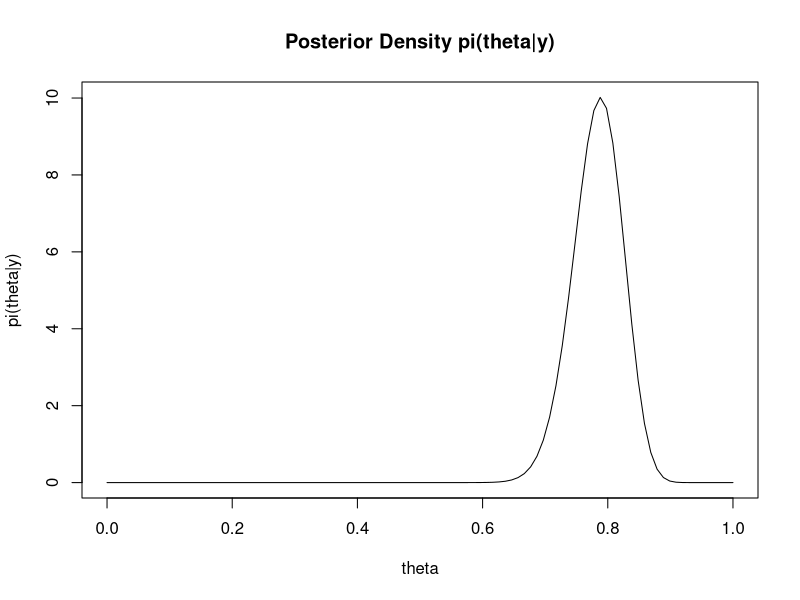
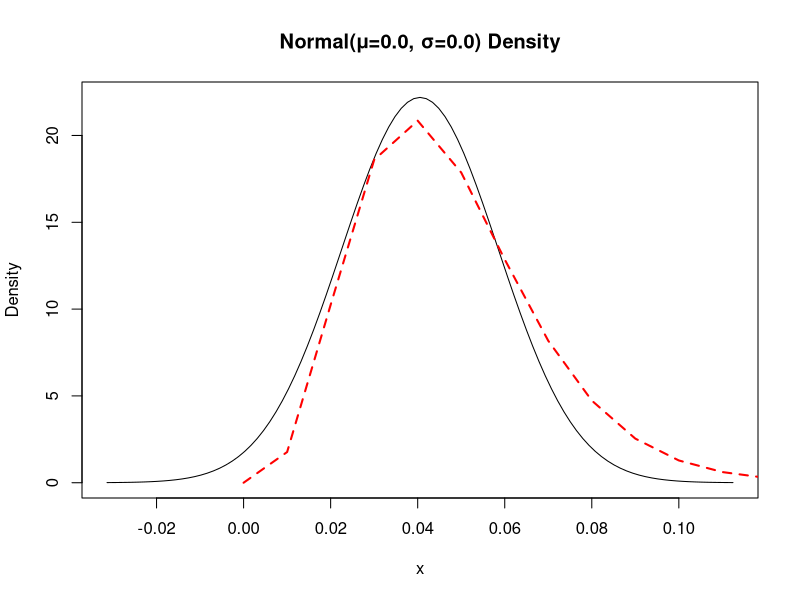
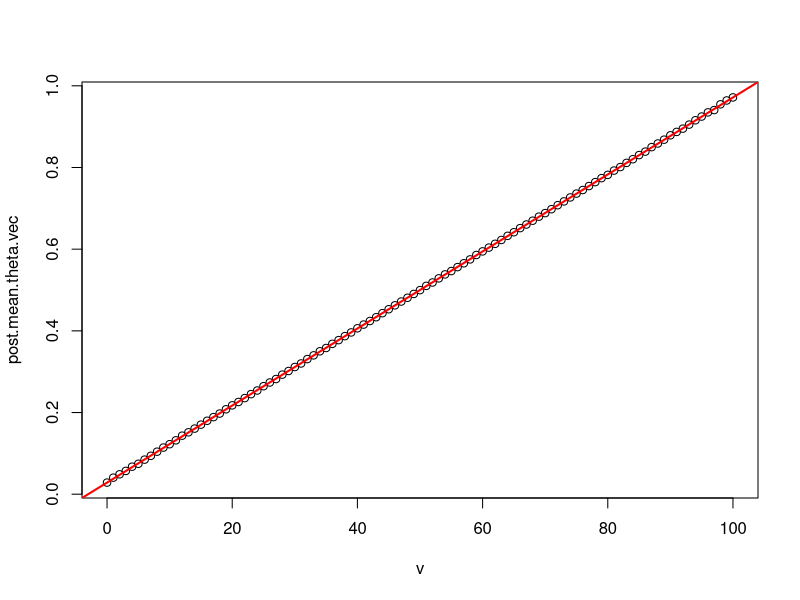
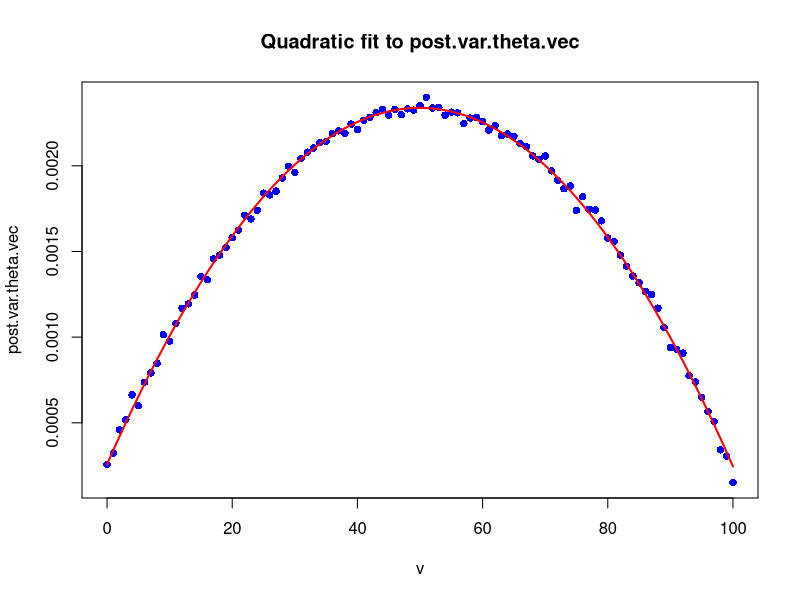

The R source for these figures, in order:
## ---- chunk 1
knitr::opts_chunk$set(echo = TRUE)
## ---- chunk 2
y <- 80
N <- 100
alpha <- 3
beta <- 3

plot(seq(0,1,len=100), dbeta(seq(0,1,len=100), y+alpha, N-y+beta), 
     type='l', ylab="pi(theta|y)", xlab="theta", 
     main="Posterior Density pi(theta|y)")
## ---- chunk 3

# number of pairs (theta, y)
M <- 10^6

# create vectors to store the pairs
theta.vec <- rep(NA, M)
y.vec <- rep(NA, M)

for (i in 1:M) {
  
  # draw theta from the prior
  theta.vec[i] <- rbeta(1, alpha, beta)
  
  # simulate data (i.e. success) from the model 
  # using the value of theta drawn above
  y.vec[i] <- rbinom(1, size = N, prob = theta.vec[i])
  
}

# put them into a matrix
out.mat <- cbind(theta.vec, y.vec)

# create a list to store the samples theta values corresponding to different values of y
theta.list <- vector('list', length = N+1)

for (i in 0:N) {
  
  # find the indices for which y = 0, y=1, ... 
  
  sel.index <- which(out.mat[,2]==i)
  
  # put the corresponding theta values into the list's element. 
  theta.list[[i+1]] <- out.mat[sel.index, 1]
  
}

# extract posterior mean, variance and st dev for each posterior of theta | y 
post.mean.theta.vec <- sapply(theta.list, mean)
post.var.theta.vec <- sapply(theta.list, var)
post.sd.theta.vec <- sapply(theta.list, sd)
## ---- chunk 4

i = 2

# Plot the density f(x) = dnorm(x; mu, sigma) from x = mu−4σ to mu+4σ
curve(
  dnorm(x, mean = post.mean.theta.vec[i], sd = post.sd.theta.vec[i]),
  from = post.mean.theta.vec[i] - 4*post.sd.theta.vec[i],
  to   = post.mean.theta.vec[i] + 4*post.sd.theta.vec[i],
  xlab = "x",
  ylab = "Density",
  main = sprintf("Normal(μ=%.1f, σ=%.1f) Density",  post.mean.theta.vec[i],  post.sd.theta.vec[i])
)

curve(
  dbeta(x, shape1 = i+alpha, shape2 = N-i+beta),
  from = 0, to = 1,
  add = TRUE,
  lty = 2,       # dashed line
  lwd = 2,
  col = "red"
)

## ---- chunk 5

v <- 0:100

model <- lm(post.mean.theta.vec ~ v)
plot(post.mean.theta.vec ~ v)
model
abline(model, col = 'red', lwd = 2)
summary(model)

## ---- chunk 6


modelv <- lm(post.var.theta.vec ~ v+ I(v^2))
summary(modelv)

plot(
  v, post.var.theta.vec,
  pch  = 16,
  col  = "blue",
  xlab = "v",
  ylab = "post.var.theta.vec",
  main = "Quadratic fit to post.var.theta.vec"
)

# 3) Add the fitted curve
#    - predict() returns the model's ŷ for each v
yhat <- predict(modelv, newdata = data.frame(v = v))

#    - since v is already sorted 0:100, lines() will draw a smooth curve
lines(
  v, yhat,
  col = "red",
  lwd = 2
)

